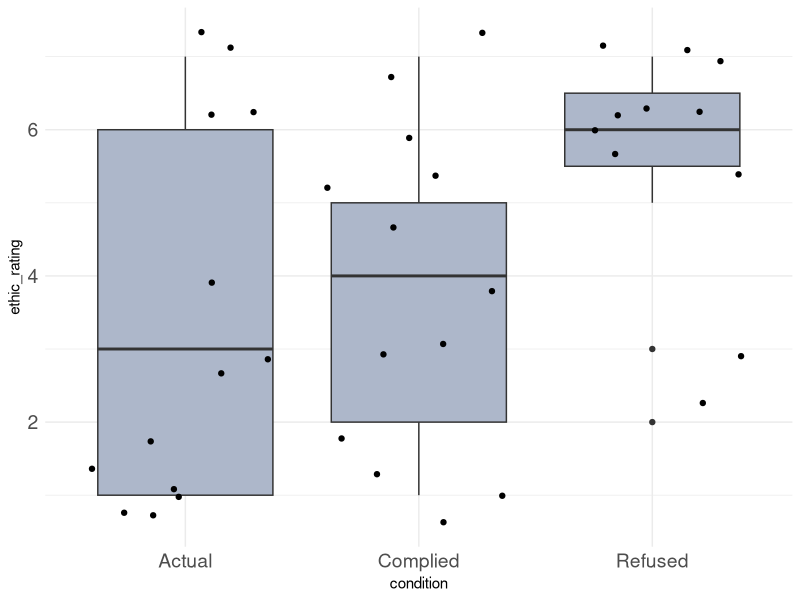

Generate this figure with R:
## ---- chunk 1
#| include: false
# Set working directory of R
knitr::opts_knit$set(root.dir = '../')
## ---- chunk 2
library(tidyverse)
## ---- chunk 3
d_milgram <- read.csv("data/milgram.csv")
glimpse(d_milgram)
## ---- chunk 4
unique(d_milgram$ID.OF.PARTiciPANT)
## ---- chunk 5
d_milgram_clean <- d_milgram |>
  select(id = ID.OF.PARTiciPANT,
         condition,
         ethic_rating = score) |>
  filter(id != "NA",
         condition != "NA",
         ethic_rating != "NA")
## ---- chunk 6
write.csv(d_milgram_clean, row.names = FALSE)
## ---- chunk 7
d_milgram_summary <- d_milgram_clean |>
  group_by(condition) |>
  summarise(mean_ethic_rating = mean(ethic_rating),
            sd_ethic_rating = sd(ethic_rating))
d_milgram_summary
## ---- chunk 8
ggplot(d_milgram_clean) +
 aes(x = condition, y = ethic_rating) +
 geom_boxplot(fill = "#ADB7CA") +
 geom_jitter() +
 theme_minimal() +
 theme(axis.text.y = element_text(size = 14L), axis.text.x = element_text(size = 14L), 
 legend.text = element_text(size = 14L), legend.title = element_text(size = 14L))

